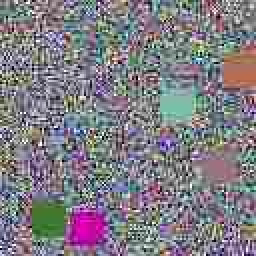
#> input picture data/ffpp_realistic/fake/fake_0001.jpg, 128 x 128 px (shown 2 times larger)
$ python -i image_forensics.py   (imports and definitions only)
#> lines starting #> are read from the running program, lines starting #| are printed output that depends on the picture
"""Image Forensics — Error Level Analysis (ELA) and tampering detection.

ELA works by re-saving a JPEG at a known quality level, then computing
the difference between original and re-saved. Edited/spliced regions
show higher error levels because they were saved at a different quality
than the rest of the image.
"""

import io
import hashlib
from PIL import Image, ImageChops, ImageStat
import numpy as np


def error_level_analysis(image_bytes: bytes, quality: int = 90) -> dict:
    """
    Perform Error Level Analysis on an image.

    Returns:
        {
            "ela_score": float (0-100, higher = more tampering),
            "suspicious_regions": int,
            "mean_error": float,
            "max_error": float,
            "histogram": dict,
            "explanation": str,
        }
    """
    try:
        img = Image.open(io.BytesIO(image_bytes)).convert("RGB")
    except Exception as e:
        return {"error": f"Cannot open image: {e}"}

    # Re-save at known quality
    buf = io.BytesIO()
    img.save(buf, format="JPEG", quality=quality)
    buf.seek(0)
    resaved = Image.open(buf).convert("RGB")

    # Compute difference
    diff = ImageChops.difference(img, resaved)
    stat = ImageStat.Stat(diff)

    # Mean and max error across channels
    mean_error = sum(stat.mean) / len(stat.mean)
    max_error = max(stat.extrema[0][1], stat.extrema[1][1], stat.extrema[2][1])

    # Convert to numpy for histogram analysis
    diff_arr = np.array(diff)
    gray_diff = np.mean(diff_arr, axis=2)  # average across RGB

    # Histogram of error levels
    hist, bin_edges = np.histogram(gray_diff, bins=10, range=(0, 255))
    histogram = {f"{int(bin_edges[i])}-{int(bin_edges[i+1])}": int(hist[i]) for i in range(len(hist))}

    # Suspicious regions: pixels with error > 2x mean
    threshold = mean_error * 2.5 if mean_error > 0 else 30
    suspicious_mask = gray_diff > threshold
    suspicious_pixels = int(np.sum(suspicious_mask))
    total_pixels = gray_diff.shape[0] * gray_diff.shape[1]
    suspicious_ratio = suspicious_pixels / total_pixels if total_pixels > 0 else 0

    # ELA score: 0 = clean, 100 = heavily tampered
    ela_score = min(100, suspicious_ratio * 500 + mean_error * 0.5)

    # Explanation
    if ela_score > 70:
        explanation = "High tampering indicators — likely manipulated or spliced"
    elif ela_score > 40:
        explanation = "Moderate tampering indicators — possible editing detected"
    elif ela_score > 15:
        explanation = "Low tampering indicators — some compression artifacts"
    else:
        explanation = "No significant tampering detected"

    return {
        "ela_score": round(float(ela_score), 2),
        "suspicious_regions": int(suspicious_pixels),
        "suspicious_ratio": round(float(suspicious_ratio), 4),
        "mean_error": round(float(mean_error), 4),
        "max_error": int(max_error),
        "histogram": histogram,
        "explanation": explanation,
    }


def detect_copy_move(image_bytes: bytes) -> dict:
    """
    Simple copy-move detection via block matching.
    Checks if any large region of the image is a near-duplicate of another.

    Returns:
        {
            "suspected_copy_move": bool,
            "confidence": float,
            "explanation": str,
        }
    """
    try:
        img = Image.open(io.BytesIO(image_bytes)).convert("L")  # grayscale
    except Exception as e:
        return {"error": f"Cannot open image: {e}"}

    arr = np.array(img, dtype=np.float32)
    h, w = arr.shape

    if h < 64 or w < 64:
        return {
            "suspected_copy_move": False,
            "confidence": 0.0,
            "explanation": "Image too small for copy-move analysis",
        }

    # Divide into blocks and compute hashes
    block_size = 16
    step = 8
    blocks = {}

    for y in range(0, h - block_size, step):
        for x in range(0, w - block_size, step):
            block = arr[y:y+block_size, x:x+block_size]
            # Simple perceptual hash: mean + std of block
            block_hash = (round(float(np.mean(block)), 1), round(float(np.std(block)), 1))
            key = block_hash
            if key not in blocks:
                blocks[key] = []
            blocks[key].append((x, y))

    # Find blocks with many duplicates at different positions
    max_duplicates = 0
    for key, positions in blocks.items():
        if len(positions) > 3:
            # Check that positions are far apart (not adjacent blocks)
            coords = np.array(positions)
            if len(coords) > 1:
                from scipy.spatial.distance import pdist
                distances = pdist(coords)
                far_pairs = np.sum(distances > block_size * 4)
                if far_pairs > max_duplicates:
                    max_duplicates = far_pairs

    confidence = float(min(1.0, max_duplicates / 20))
    suspected = bool(confidence > 0.3)

    explanation = (
        "Possible copy-move forgery detected" if suspected
        else "No copy-move patterns detected"
    )

    return {
        "suspected_copy_move": suspected,
        "confidence": round(confidence, 4),
        "duplicated_blocks": int(max_duplicates),
        "explanation": explanation,
    }


def full_forensics(image_bytes: bytes) -> dict:
    """Run all image forensics checks."""
    ela = error_level_analysis(image_bytes)
    copy_move = detect_copy_move(image_bytes)

    # Overall tampering score
    ela_score = ela.get("ela_score", 0)
    copy_score = copy_move.get("confidence", 0) * 100
    overall = round(max(ela_score, copy_score, (ela_score + copy_score) / 2), 2)

    if overall > 60:
        verdict = "LIKELY_TAMPERED"
    elif overall > 30:
        verdict = "POSSIBLY_TAMPERED"
    else:
        verdict = "LIKELY_AUTHENTIC"

    return {
        "ela": ela,
        "copy_move": copy_move,
        "overall_score": float(overall),
        "verdict": verdict,
        "sha256": hashlib.sha256(image_bytes).hexdigest(),
    }

>>> import cv2
>>> picture = cv2.imread('../../data/ffpp_realistic/fake/fake_0001.jpg', cv2.IMREAD_GRAYSCALE)
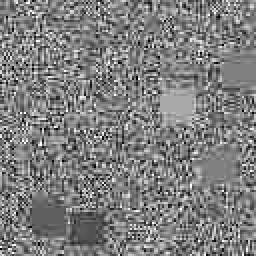
#> picture: shape (128, 128) (shown 2 times larger); min 0, max 255, mean 126.6
>>> result = full_forensics(picture)
#> in full_forensics, `ela = error_level_analysis(image_bytes)`: ela = 1 item
#> in full_forensics, `ela_score = ela.get("ela_score", 0)`: ela_score = 0
#> result = 5 items

$ run again, on data/ffpp_realistic/fake/fake_0002.jpg
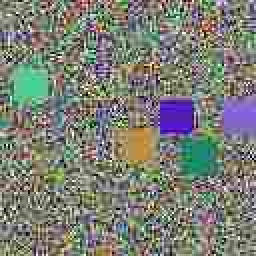
#> input picture data/ffpp_realistic/fake/fake_0002.jpg, 128 x 128 px (shown 2 times larger)
#> `picture = cv2.imread('../../data/ffpp_realistic/fake/fake_0001.jpg', c..`:
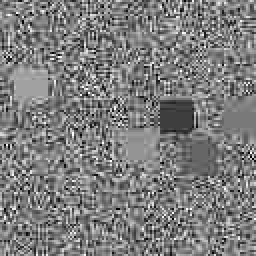
#> picture: shape (128, 128) (shown 2 times larger); min 0, max 255, mean 125
#> ela = 1 item
#> ela_score = 0
#> result = 5 items

$ run again, on data/ffpp_realistic/fake/fake_0009.jpg
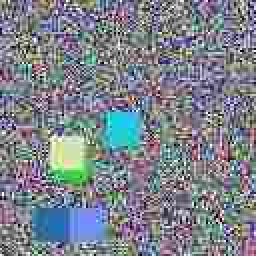
#> input picture data/ffpp_realistic/fake/fake_0009.jpg, 128 x 128 px (shown 2 times larger)
#> `picture = cv2.imread('../../data/ffpp_realistic/fake/fake_0001.jpg', c..`:
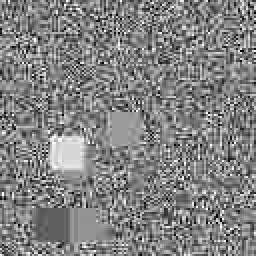
#> picture: shape (128, 128) (shown 2 times larger); min 0, max 255, mean 129.8
#> ela = 1 item
#> ela_score = 0
#> result = 5 items

$ run again, on data/ffpp_realistic/fake/fake_0012.jpg
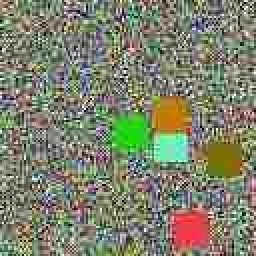
#> input picture data/ffpp_realistic/fake/fake_0012.jpg, 128 x 128 px (shown 2 times larger)
#> `picture = cv2.imread('../../data/ffpp_realistic/fake/fake_0001.jpg', c..`:
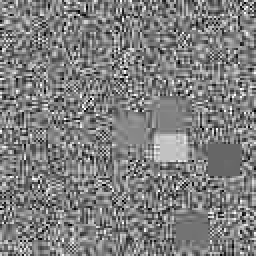
#> picture: shape (128, 128) (shown 2 times larger); min 0, max 255, mean 126.7
#> ela = 1 item
#> ela_score = 0
#> result = 5 items
